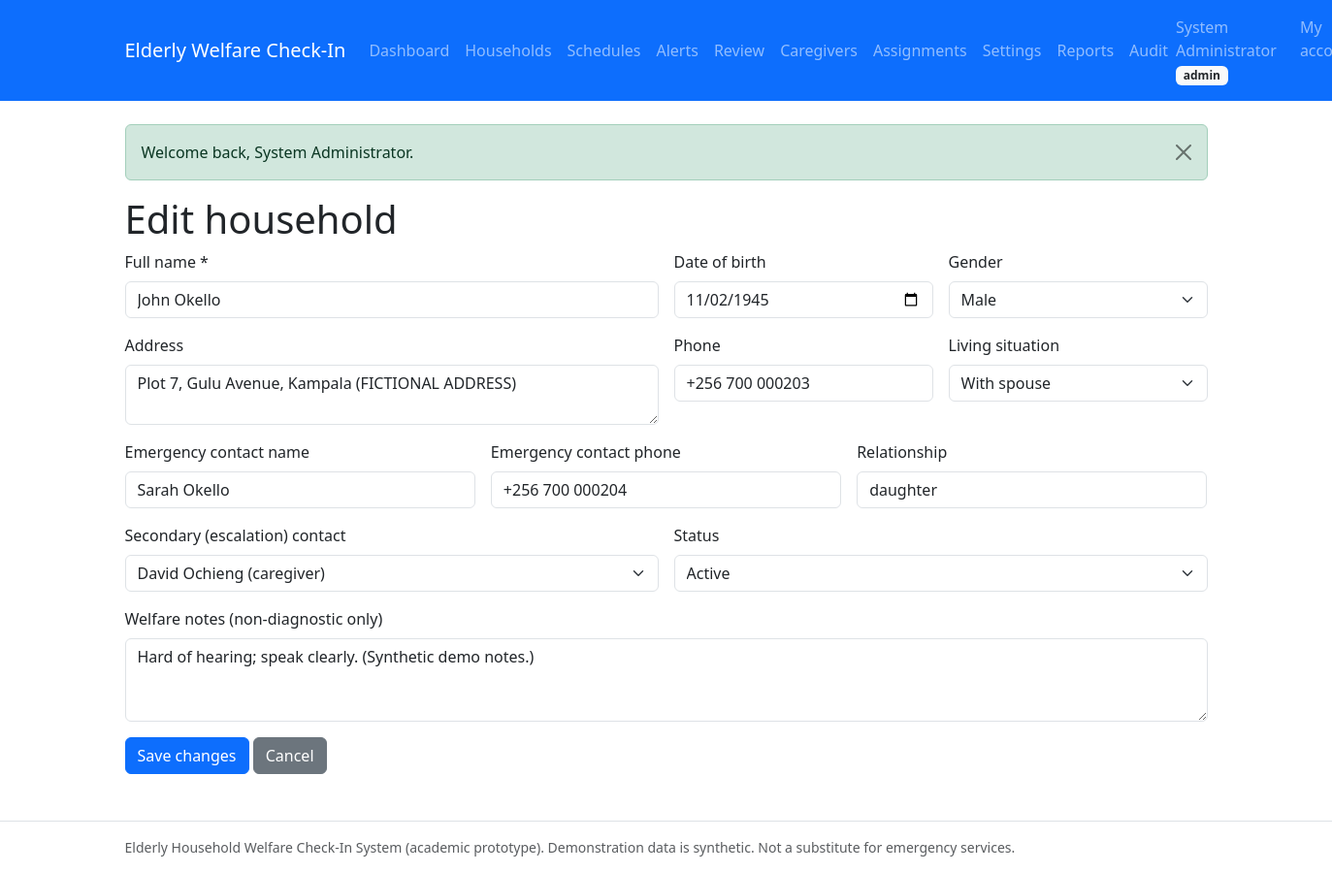
The app's page /admin/elderly_form.php?id=2 (signed in) with its own data.
### tables this page shows
CREATE TABLE users (
  id                 INT UNSIGNED NOT NULL AUTO_INCREMENT,
  full_name          VARCHAR(100) NOT NULL,
  email              VARCHAR(150) NOT NULL,
  phone              VARCHAR(20) NULL DEFAULT NULL,
  password_hash      VARCHAR(255) NOT NULL COMMENT 'bcrypt hash only, never plain text',
  role               ENUM('admin','caregiver','elderly') NOT NULL
                     COMMENT 'elderly = elderly person OR authorized family member',
  elderly_profile_id INT UNSIGNED NULL DEFAULT NULL
                     COMMENT 'set only for role=elderly; links login to permitted profile',
  status             ENUM('active','suspended') NOT NULL DEFAULT 'active',
  created_at         TIMESTAMP NOT NULL DEFAULT CURRENT_TIMESTAMP,
  updated_at         TIMESTAMP NOT NULL DEFAULT CURRENT_TIMESTAMP ON UPDATE CURRENT_TIMESTAMP,
  PRIMARY KEY (id),
  UNIQUE KEY uq_users_email (email),
  INDEX idx_users_role (role),
  INDEX idx_users_status (status)
);

CREATE TABLE elderly_profiles (
  id                           INT UNSIGNED NOT NULL AUTO_INCREMENT,
  full_name                    VARCHAR(100) NOT NULL,
  date_of_birth                DATE NULL DEFAULT NULL,
  gender                       ENUM('male','female','other','prefer_not_to_say') NULL DEFAULT NULL,
  address                      TEXT NULL DEFAULT NULL,
  phone                        VARCHAR(20) NULL DEFAULT NULL,
  emergency_contact_name       VARCHAR(100) NULL DEFAULT NULL,
  emergency_contact_phone      VARCHAR(20) NULL DEFAULT NULL,
  emergency_contact_relationship VARCHAR(50) NULL DEFAULT NULL,
  secondary_contact_user_id    INT UNSIGNED NULL DEFAULT NULL
                               COMMENT 'authorized escalation recipient (FK users)',
  living_situation             VARCHAR(100) NULL DEFAULT NULL,
  welfare_notes                TEXT NULL DEFAULT NULL
                               COMMENT 'non-diagnostic welfare notes only',
  status                       ENUM('active','inactive','archived') NOT NULL DEFAULT 'active',
  created_by                   INT UNSIGNED NULL DEFAULT NULL,
  created_at                   TIMESTAMP NOT NULL DEFAULT CURRENT_TIMESTAMP,
  updated_at                   TIMESTAMP NOT NULL DEFAULT CURRENT_TIMESTAMP ON UPDATE CURRENT_TIMESTAMP,
  PRIMARY KEY (id),
  INDEX idx_elderly_status (status),
  INDEX idx_elderly_name (full_name),
  INDEX idx_elderly_secondary (secondary_contact_user_id),
  CONSTRAINT fk_elderly_secondary FOREIGN KEY (secondary_contact_user_id)
    REFERENCES users (id) ON DELETE SET NULL ON UPDATE CASCADE,
  CONSTRAINT fk_elderly_created_by FOREIGN KEY (created_by)
    REFERENCES users (id) ON DELETE SET NULL ON UPDATE CASCADE
);

### includes/functions.php (called while the page is built, shortened)
<?php
require_once __DIR__ . '/../config/database.php';
function e(?string $value): string
{
    return htmlspecialchars((string) $value, ENT_QUOTES, 'UTF-8');
}
function flashes(): array
{
    $pending = $_SESSION['flashes'] ?? [];
    return $pending;
}

### config/database.php (called while the page is built, shortened)
<?php
try {
    $pdo = new PDO(
        'mysql:host=' . DB_HOST . ';dbname=' . DB_NAME . ';charset=' . DB_CHARSET,
        DB_USER,
        DB_PASS,
        [
            PDO::ATTR_ERRMODE            => PDO::ERRMODE_EXCEPTION,
            PDO::ATTR_DEFAULT_FETCH_MODE => PDO::FETCH_ASSOC,
            PDO::ATTR_EMULATE_PREPARES   => false,
        ]
    );
    $pdo->exec("SET time_zone = '" . DB_TIMEZONE_OFFSET . "'");
} catch (PDOException $e) {
    error_log('Database connection failed: ' . $e->getMessage());
    if (PHP_SAPI === 'cli') {
        fwrite(STDERR, "Database connection failed. Check config/database.php and that MySQL is running.\n");
        exit(1);
    }
    http_response_code(500);
    exit('Database connection failed. Please check the configuration and try again.');
}
function db(): PDO
{
    global $pdo;
    return $pdo;
}

### includes/auth.php (called while the page is built, shortened)
<?php
require_once __DIR__ . '/functions.php';
function current_user(): ?array
{
    $stmt = db()->prepare(
        'SELECT id, full_name, email, role, elderly_profile_id, status
         FROM users WHERE id = :id'
    );
    $stmt->execute(['id' => $_SESSION['user_id']]);
    $user = $stmt->fetch();
    return $user;
}
        ?>
        <?php
function role_home(string $role): string
{
    return match ($role) {
        'admin'     => 'admin/dashboard.php',
        'caregiver' => 'caregiver/dashboard.php',
        default     => 'elderly/checkin.php',
    };
}

### admin/elderly_form.php (the view, shortened to what this page needs)
<?php
require_once __DIR__ . '/../includes/auth.php';
$id = (int) ($_GET['id'] ?? 0);
$editing = $id > 0;
$staff = db()->query(
    "SELECT id, full_name, role FROM users
     WHERE status = 'active' AND role IN ('admin','caregiver')
     ORDER BY full_name ASC"
)->fetchAll();
$livingOptions = ['lives_alone' => 'Lives alone', 'with_spouse' => 'With spouse',
    'with_family' => 'With family', 'with_other' => 'Other (see notes)'];
$genders  = ['male' => 'Male', 'female' => 'Female', 'other' => 'Other',
    'prefer_not_to_say' => 'Prefer not to say'];
$statuses = ['active' => 'Active', 'inactive' => 'Inactive', 'archived' => 'Archived'];
$form = ['full_name' => '', 'date_of_birth' => '', 'gender' => '', 'address' => '',
    'phone' => '', 'emergency_contact_name' => '', 'emergency_contact_phone' => '',
    'emergency_contact_relationship' => '', 'secondary_contact_user_id' => '',
    'living_situation' => '', 'welfare_notes' => '', 'status' => 'active'];
if ($editing) {
    $stmt = db()->prepare('SELECT * FROM elderly_profiles WHERE id = :id');
    $stmt->execute(['id' => $id]);
    $row = $stmt->fetch();
    foreach ($form as $k => $v) {
        $form[$k] = (string) ($row[$k] ?? '');
    }
}
$pageTitle  = $editing ? 'Edit household' : 'Register household';
$rootPrefix = '../';
require_once __DIR__ . '/../includes/header.php';
?>
<h1><?= e($pageTitle) ?></h1>
<form method="post" action="elderly_form.php<?= $editing ? '?id=' . $id : '' ?>">
    <div class="row g-3">
        <div class="col-md-6">
            <label class="form-label" for="full_name">Full name *</label>
            <input class="form-control" id="full_name" name="full_name" required minlength="2" maxlength="100"
                   value="<?= e($form['full_name']) ?>">
        </div>
        <div class="col-md-3">
            <label class="form-label" for="date_of_birth">Date of birth</label>
            <input class="form-control" type="date" id="date_of_birth" name="date_of_birth"
                   value="<?= e($form['date_of_birth']) ?>" max="<?= e(date('Y-m-d')) ?>">
        </div>
        <div class="col-md-3">
            <label class="form-label" for="gender">Gender</label>
            <select class="form-select" id="gender" name="gender">
                <?php foreach ($genders as $val => $label): ?>
                    <option value="<?= e($val) ?>" <?= $form['gender'] === $val ? 'selected' : '' ?>><?= e($label) ?></option>
                <?php endforeach; ?>
            </select>
        </div>
        <div class="col-md-6">
            <label class="form-label" for="address">Address</label>
            <textarea class="form-control" id="address" name="address" rows="2" maxlength="1000"><?= e($form['address']) ?></textarea>
        </div>
        <div class="col-md-3">
            <label class="form-label" for="phone">Phone</label>
            <input class="form-control" id="phone" name="phone" maxlength="20" value="<?= e($form['phone']) ?>">
        </div>
        <div class="col-md-3">
            <label class="form-label" for="living_situation">Living situation</label>
            <select class="form-select" id="living_situation" name="living_situation">
                <?php foreach ($livingOptions as $val => $label): ?>
                    <option value="<?= e($val) ?>" <?= $form['living_situation'] === $val ? 'selected' : '' ?>><?= e($label) ?></option>
                <?php endforeach; ?>
            </select>
        </div>
        <div class="col-md-4">
            <label class="form-label" for="emergency_contact_name">Emergency contact name</label>
            <input class="form-control" id="emergency_contact_name" name="emergency_contact_name" maxlength="100"
                   value="<?= e($form['emergency_contact_name']) ?>">
        </div>
        <div class="col-md-4">
            <label class="form-label" for="emergency_contact_phone">Emergency contact phone</label>
            <input class="form-control" id="emergency_contact_phone" name="emergency_contact_phone" maxlength="20"
                   value="<?= e($form['emergency_contact_phone']) ?>">
        </div>
        <div class="col-md-4">
            <label class="form-label" for="emergency_contact_relationship">Relationship</label>
            <input class="form-control" id="emergency_contact_relationship" name="emergency_contact_relationship"
                   maxlength="50" placeholder="e.g. daughter, neighbour" value="<?= e($form['emergency_contact_relationship']) ?>">
        </div>
        <div class="col-md-6">
            <label class="form-label" for="secondary_contact_user_id">Secondary (escalation) contact</label>
            <select class="form-select" id="secondary_contact_user_id" name="secondary_contact_user_id">
                <?php foreach ($staff as $s): ?>
                    <option value="<?= (int) $s['id'] ?>" <?= $form['secondary_contact_user_id'] === (string) $s['id'] ? 'selected' : '' ?>>
                        <?= e($s['full_name']) ?> (<?= e($s['role']) ?>)</option>
                <?php endforeach; ?>
            </select>
        </div>
        <div class="col-md-6">
            <label class="form-label" for="status">Status</label>
            <select class="form-select" id="status" name="status">
                <?php foreach ($statuses as $val => $label): ?>
                    <option value="<?= e($val) ?>" <?= $form['status'] === $val ? 'selected' : '' ?>><?= e($label) ?></option>
                <?php endforeach; ?>
            </select>
        </div>
        <div class="col-12">
            <label class="form-label" for="welfare_notes">Welfare notes (non-diagnostic only)</label>
            <textarea class="form-control" id="welfare_notes" name="welfare_notes" rows="3"
                      maxlength="1000" placeholder="Mobility, language, access needs…"><?= e($form['welfare_notes']) ?></textarea>
        </div>
    </div>
    <div class="mt-3">
        <button class="btn btn-primary" type="submit"><?= $editing ? 'Save changes' : 'Register household' ?></button>
        <a class="btn btn-secondary" href="<?= $editing ? 'elderly_view.php?id=' . $id : 'elderly.php' ?>">Cancel</a>
    </div>
</form>
<?php require_once __DIR__ . '/../includes/footer.php'; ?>

### includes/header.php (shortened to what this page needs)
<?php
require_once __DIR__ . '/functions.php';
require_once __DIR__ . '/auth.php';
$pageTitle  = $pageTitle ?? 'Elderly Welfare System';
$rootPrefix = $rootPrefix ?? '';
$user       = current_user();
$homeUrl    = $rootPrefix . ($user ? role_home($user['role']) : 'index.php');
?>
<!doctype html>
<html lang="en">
<head>
    <link rel="stylesheet" href="<?= e($rootPrefix) ?>assets/css/bootstrap.min.css">
    <link rel="stylesheet" href="<?= e($rootPrefix) ?>assets/css/app.css">
</head>
<body>
<nav class="navbar navbar-expand-lg navbar-dark bg-primary mb-4">
    <div class="container">
        <a class="navbar-brand" href="<?= e($homeUrl) ?>">Elderly Welfare Check-In</a>
        <div class="collapse navbar-collapse" id="nav">
            <ul class="navbar-nav me-auto">
                <?php if ($user && $user['role'] === 'admin'): ?>
                    <li class="nav-item"><a class="nav-link" href="<?= e($rootPrefix) ?>admin/dashboard.php">Dashboard</a></li>
                    <li class="nav-item"><a class="nav-link" href="<?= e($rootPrefix) ?>admin/elderly.php">Households</a></li>
                    <li class="nav-item"><a class="nav-link" href="<?= e($rootPrefix) ?>admin/schedules.php">Schedules</a></li>
                    <li class="nav-item"><a class="nav-link" href="<?= e($rootPrefix) ?>caregiver/alerts.php">Alerts</a></li>
                    <li class="nav-item"><a class="nav-link" href="<?= e($rootPrefix) ?>caregiver/review.php">Review</a></li>
                    <li class="nav-item"><a class="nav-link" href="<?= e($rootPrefix) ?>admin/caregivers.php">Caregivers</a></li>
                    <li class="nav-item"><a class="nav-link" href="<?= e($rootPrefix) ?>admin/assignments.php">Assignments</a></li>
                    <li class="nav-item"><a class="nav-link" href="<?= e($rootPrefix) ?>admin/settings.php">Settings</a></li>
                    <li class="nav-item"><a class="nav-link" href="<?= e($rootPrefix) ?>admin/reports.php">Reports</a></li>
                    <li class="nav-item"><a class="nav-link" href="<?= e($rootPrefix) ?>admin/audit.php">Audit</a></li>
                <?php elseif ($user): ?>
                    <li class="nav-item"><a class="nav-link" href="<?= e($rootPrefix) ?>elderly/checkin.php">My check-ins</a></li>
                    <li class="nav-item"><a class="nav-link" href="<?= e($rootPrefix) ?>elderly/profile.php">My profile</a></li>
                <?php endif; ?>
            </ul>
            <ul class="navbar-nav">
                <?php if ($user): ?>
                    <li class="nav-item navbar-text me-3">
                        <?= e($user['full_name']) ?>
                        <span class="badge bg-light text-dark"><?= e($user['role']) ?></span>
                    </li>
                    <li class="nav-item"><a class="nav-link" href="<?= e($rootPrefix) ?>account.php">My account</a></li>
                <?php else: ?>
                    <li class="nav-item"><a class="nav-link" href="<?= e($rootPrefix) ?>login.php">Log in</a></li>
                <?php endif; ?>
            </ul>
        </div>
    </div>
</nav>
<main class="container mb-5">
    <?php foreach (flashes() as $flash): ?>
        <div class="alert alert-<?= e($flash['type']) ?> alert-dismissible fade show" role="alert">
            <?= e($flash['message']) ?>
            <button type="button" class="btn-close" data-bs-dismiss="alert" aria-label="Close"></button>
        </div>
    <?php endforeach; ?>

### assets/css/app.css (style rules this page uses)
body { display: flex; flex-direction: column; min-height: 100vh; }
main { flex: 1; }

### records on screen
users: full_name "System Administrator", role "admin"
elderly_profiles: full_name "John Okello", date_of_birth "11/02/1945", gender "Male", address "Plot 7, Gulu Avenue, Kampala (FICTIONAL ADDRESS)", phone "+256 700 000203", living_situation "With spouse", emergency_contact_name "Sarah Okello", emergency_contact_phone "+256 700 000204", emergency_contact_relationship "daughter", secondary_contact_user_id "David Ochieng (caregiver)", status "Active", welfare_notes "Hard of hearing; speak clearly. (Synthetic demo notes.)"

### other values on screen
$flash['message'] "Welcome back, System Administrator."
$pageTitle "Edit household"
